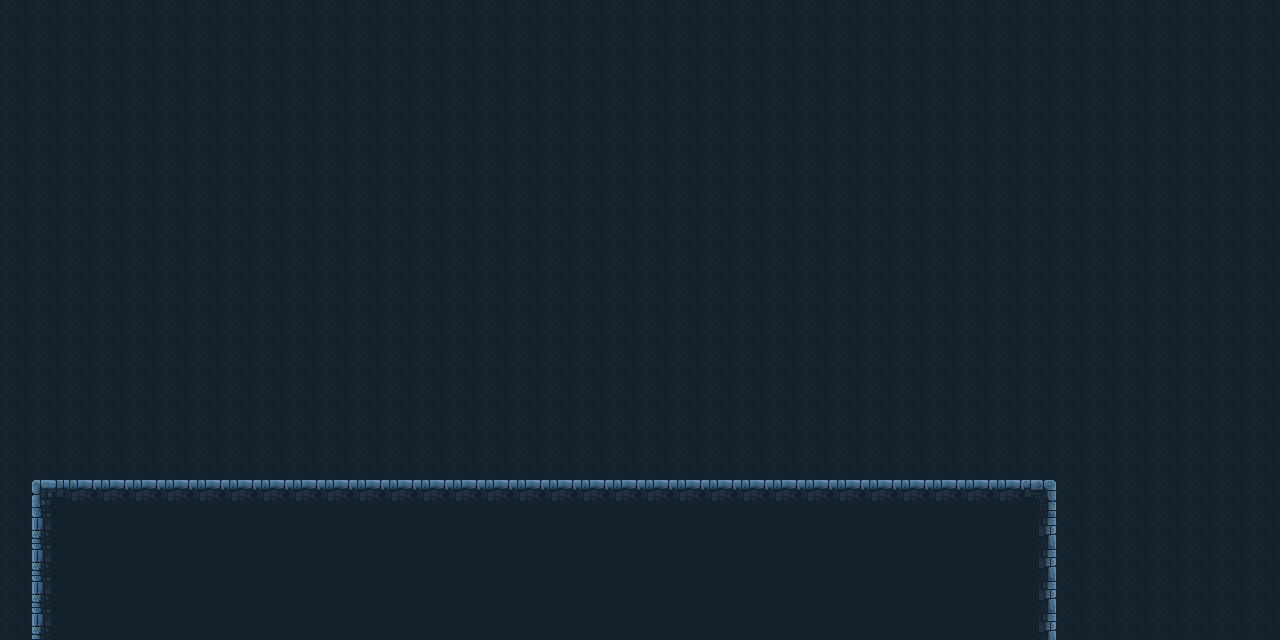

This game map was drawn from its Tiled (.tmx) file and the tilesets committed beside it. A one-line description and the trimmed map source follow:
An orthogonal 40x20 tile map with 32x32 px tiles, 1 tile layer (foreground), 8 tilesets and 5 objects (player, goal).

<map version="1.0" orientation="orthogonal" renderorder="right-down" width="40" height="20" tilewidth="32" tileheight="32" nextobjectid="72">
 <tileset firstgid="1" name="tileset" tilewidth="32" tileheight="32" tilecount="54">
  <image source="../images/tileset.png" width="192" height="288" />
 </tileset>
 <tileset firstgid="55" name="enemy" tilewidth="32" tileheight="32" tilecount="1">
  <image source="../images/enemy.png" width="32" height="32" />
 </tileset>
 <tileset firstgid="56" name="player" tilewidth="64" tileheight="64" tilecount="12">
  <image source="../images/player.png" width="256" height="192" />
 </tileset>
 <tileset firstgid="68" name="coin" tilewidth="32" tileheight="32" tilecount="5">
  <image source="../images/coin.png" width="160" height="32" />
 </tileset>
 <tileset firstgid="73" name="spikes" tilewidth="32" tileheight="32" tilecount="2">
  <image source="../images/spikes.png" width="64" height="32" />
 </tileset>
 <tileset firstgid="75" name="shooter" tilewidth="32" tileheight="32" tilecount="1">
  <image source="../images/shooter.png" width="32" height="32" />
 </tileset>
 <tileset firstgid="76" name="mobile_platform" tilewidth="128" tileheight="32" tilecount="1">
  <image source="../images/mobile_platform.png" width="128" height="32" />
 </tileset>
 <tileset firstgid="77" name="goal" tilewidth="96" tileheight="96" tilecount="1">
  <image source="../images/goal.png" width="96" height="96" />
 </tileset>
 <layer name="foreground" width="40" height="20">
  <data>[800 cells, 800 non-empty, 7 distinct tile ids]</data>
 </layer>
 <objectgroup name="characters">
  <object id="1" name="player" type="player" gid="56" x="192" y="480" width="64" height="64" />
  <object id="68" name="goal" type="goal" gid="77" x="480" y="480" width="96" height="96">
   <properties>
    <property name="nextLevel" value="level0" />
   </properties>
  </object>
 </objectgroup>
 <objectgroup name="coins">
  <object id="69" gid="68" x="320" y="480" width="32" height="32" />
  <object id="70" gid="68" x="352" y="480" width="32" height="32" />
  <object id="71" gid="68" x="384" y="480" width="32" height="32" />
 </objectgroup>
</map>
